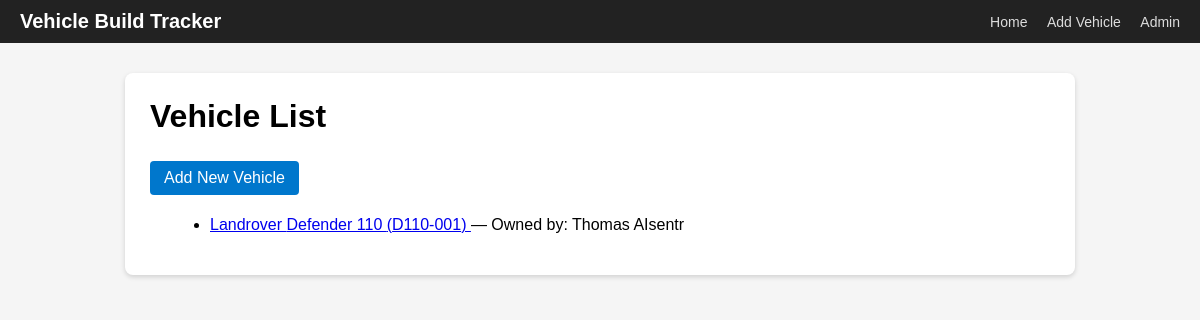
/, run on an earlier commit of the app's database.
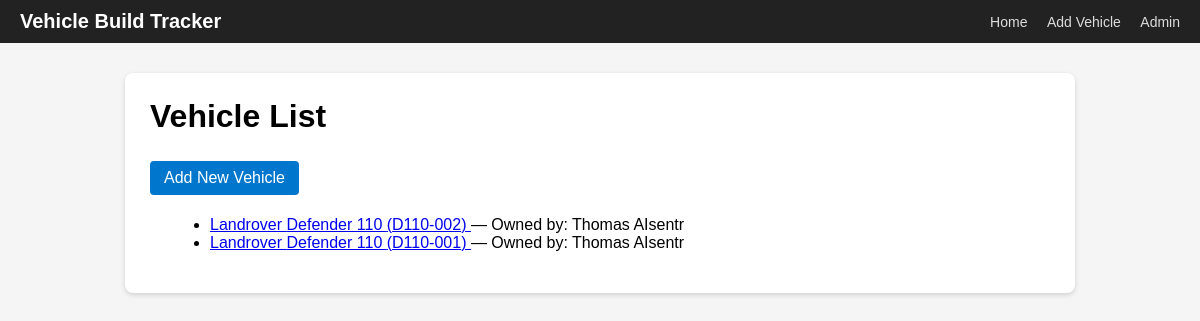
And on a later commit of the database.
### builds/models.py (models this page shows, shortened)
class Vehicle(models.Model):
    STATUS_CHOICES = [
        ("active", "Active"),
        ("completed", "Completed"),
        ("on_hold", "On hold"),
    ]
    customer = models.ForeignKey(
        Customer,
        on_delete=models.CASCADE,
        related_name="vehicles",
    )
    make = models.CharField(max_length=50)
    model = models.CharField(max_length=50)
    year = models.PositiveIntegerField(blank=True, null=True)
    vin_or_id = models.CharField(
        max_length=100,
        unique=True,
        help_text="Internal build ID or VIN.",
    )
    status = models.CharField(
        max_length=20,
        choices=STATUS_CHOICES,
        default="active",
    )
    created_at = models.DateTimeField(auto_now_add=True)
    class Meta:
        ordering = ["-created_at"]

class Customer(models.Model):
    first_name = models.CharField(max_length=50)
    last_name = models.CharField(max_length=50)
    email = models.EmailField(blank=True)
    phone = models.CharField(max_length=20, blank=True)
    created_at = models.DateTimeField(auto_now_add=True)
    class Meta:
        ordering = ["last_name", "first_name"]
    def __str__(self):
        return f"{self.first_name} {self.last_name}".strip()

### builds/views.py (the view)
# urls.py: path("", views.vehicle_list, name="vehicle_list"),
def vehicle_list(request):
    vehicles = Vehicle.objects.all()
    return render(request, "builds/vehicle_list.html", {"vehicles": vehicles})

### templates/builds/vehicle_list.html
{% extends "base.html" %}
{% block content %}
<h1>Vehicle List</h1>
<a href="{% url 'vehicle_create' %}" class="button">Add New Vehicle</a>
{% if vehicles %}
    <ul>
    {% for vehicle in vehicles %}
        <li>
            <a href="{% url 'vehicle_detail' vehicle.pk %}">
                {{ vehicle.make }} {{ vehicle.model }} ({{ vehicle.vin_or_id }})
            </a>
            — Owned by: {{ vehicle.customer }}
        </li>
    {% endfor %}
    </ul>
{% else %}
    <p>No vehicles found.</p>
{% endif %}
{% endblock %}

### templates/base.html (shortened to what this page needs)
<!DOCTYPE html>
<html>
<head>
</head>
<body>
<header>
    <div class="logo">Vehicle Build Tracker</div>
    <nav class="nav-links">
        <a href="{% url 'vehicle_list' %}">Home</a>
        <a href="{% url 'vehicle_create' %}">Add Vehicle</a>
        <a href="/admin/">Admin</a>
    </nav>
</header>
<div class="container">
    {% block content %}
    {% endblock %}
</div>
</body>
</html>

### templates/base.html (style rules this page uses)
body { margin: 0; padding: 0; font-family: Arial, sans-serif; background: #f5f5f5; }
header { background: #222; color: white; padding: 10px 20px; display: flex; align-items: center; justify-content: space-between; }
.logo { font-size: 20px; font-weight: bold; }
.nav-links a { color: #ddd; text-decoration: none; margin-left: 15px; font-size: 14px; }
.container { max-width: 900px; margin: 30px auto; background: white; padding: 25px; border-radius: 8px; box-shadow: 0px 2px 5px rgba(0,0,0,0.15); }
a.button { display: inline-block; padding: 8px 14px; background: #0077cc; color: white; text-decoration: none; border-radius: 4px; margin: 5px 0; }
h1, h2, h3 { margin-top: 0; }
ol, ul { margin-left: 20px; }

What changed in the data, as far as the page shows it:
added Vehicle: make "Landrover", model "Defender 110", vin_or_id "D110-002", customer "Thomas AIsentr"
